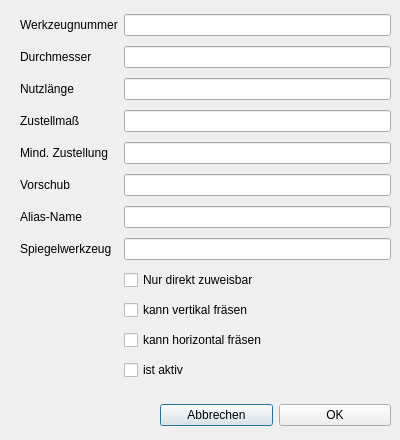
<?xml version="1.0" encoding="UTF-8"?>
<ui version="4.0">
 <class>Dialog_fraeser</class>
 <widget class="QDialog" name="Dialog_fraeser">
  <property name="geometry">
   <rect>
    <x>0</x>
    <y>0</y>
    <width>400</width>
    <height>440</height>
   </rect>
  </property>
  <property name="windowTitle">
   <string>Fraeser</string>
  </property>
  <property name="modal">
   <bool>true</bool>
  </property>
  <widget class="QWidget" name="layoutWidget">
   <property name="geometry">
    <rect>
     <x>160</x>
     <y>400</y>
     <width>231</width>
     <height>31</height>
    </rect>
   </property>
   <layout class="QHBoxLayout" name="horizontalLayout">
    <item>
     <widget class="QPushButton" name="pushButton_abbrechen">
      <property name="text">
       <string>Abbrechen</string>
      </property>
     </widget>
    </item>
    <item>
     <widget class="QPushButton" name="pushButton_ok">
      <property name="text">
       <string>OK</string>
      </property>
     </widget>
    </item>
   </layout>
  </widget>
  <widget class="QWidget" name="layoutWidget">
   <property name="geometry">
    <rect>
     <x>20</x>
     <y>10</y>
     <width>371</width>
     <height>381</height>
    </rect>
   </property>
   <layout class="QGridLayout" name="gridLayout">
    <item row="5" column="0">
     <widget class="QLabel" name="label_vors">
      <property name="text">
       <string>Vorschub</string>
      </property>
     </widget>
    </item>
    <item row="0" column="0">
     <widget class="QLabel" name="label_nr">
      <property name="text">
       <string>Werkzeugnummer</string>
      </property>
     </widget>
    </item>
    <item row="3" column="0">
     <widget class="QLabel" name="label_zustm">
      <property name="text">
       <string>Zustellmaß</string>
      </property>
     </widget>
    </item>
    <item row="7" column="0">
     <widget class="QLabel" name="label_spiegel">
      <property name="text">
       <string>Spiegelwerkzeug</string>
      </property>
     </widget>
    </item>
    <item row="10" column="1">
     <widget class="QCheckBox" name="checkBox_ist_hori">
      <property name="text">
       <string>kann horizontal fräsen</string>
      </property>
     </widget>
    </item>
    <item row="0" column="1">
     <widget class="QLineEdit" name="lineEdit_nr"/>
    </item>
    <item row="4" column="1">
     <widget class="QLineEdit" name="lineEdit_zust_min"/>
    </item>
    <item row="5" column="1">
     <widget class="QLineEdit" name="lineEdit_voers"/>
    </item>
    <item row="7" column="1">
     <widget class="QLineEdit" name="lineEdit_spiegel"/>
    </item>
    <item row="12" column="1">
     <widget class="QCheckBox" name="checkBox_ist_aktiv">
      <property name="text">
       <string>ist aktiv</string>
      </property>
     </widget>
    </item>
    <item row="4" column="0">
     <widget class="QLabel" name="label_zust_min">
      <property name="text">
       <string>Mind. Zustellung</string>
      </property>
     </widget>
    </item>
    <item row="1" column="1">
     <widget class="QLineEdit" name="lineEdit_dm"/>
    </item>
    <item row="8" column="1">
     <widget class="QCheckBox" name="checkBox_nur_direkt_zuweisbar">
      <property name="text">
       <string>Nur direkt zuweisbar</string>
      </property>
     </widget>
    </item>
    <item row="6" column="0">
     <widget class="QLabel" name="label_alias">
      <property name="text">
       <string>Alias-Name</string>
      </property>
     </widget>
    </item>
    <item row="2" column="0">
     <widget class="QLabel" name="label_nutzl">
      <property name="text">
       <string>&lt;html&gt;&lt;head/&gt;&lt;body&gt;&lt;p&gt;Nutzlänge&lt;/p&gt;&lt;/body&gt;&lt;/html&gt;</string>
      </property>
     </widget>
    </item>
    <item row="3" column="1">
     <widget class="QLineEdit" name="lineEdit_zustm"/>
    </item>
    <item row="2" column="1">
     <widget class="QLineEdit" name="lineEdit_nutzl"/>
    </item>
    <item row="6" column="1">
     <widget class="QLineEdit" name="lineEdit_alias">
      <property name="toolTip">
       <string>&lt;html&gt;&lt;head/&gt;&lt;body&gt;&lt;p&gt;Ein Alias-Name ist ein zweiter Name für das selbe Werkzeug. Wird mehr als ein Alias-Name benötigt, so kann das Werkzeug dupliziert werden und dem Duplikat ein anderer Alias-Name zugewiesen werden.&lt;/p&gt;&lt;/body&gt;&lt;/html&gt;</string>
      </property>
     </widget>
    </item>
    <item row="1" column="0">
     <widget class="QLabel" name="label_dm">
      <property name="text">
       <string>Durchmesser</string>
      </property>
     </widget>
    </item>
    <item row="9" column="1">
     <widget class="QCheckBox" name="checkBox_ist_veti">
      <property name="text">
       <string>kann vertikal fräsen</string>
      </property>
     </widget>
    </item>
   </layout>
  </widget>
 </widget>
 <tabstops>
  <tabstop>lineEdit_nr</tabstop>
  <tabstop>lineEdit_dm</tabstop>
  <tabstop>lineEdit_nutzl</tabstop>
  <tabstop>lineEdit_zustm</tabstop>
  <tabstop>lineEdit_zust_min</tabstop>
  <tabstop>lineEdit_voers</tabstop>
  <tabstop>lineEdit_alias</tabstop>
  <tabstop>lineEdit_spiegel</tabstop>
  <tabstop>checkBox_nur_direkt_zuweisbar</tabstop>
  <tabstop>checkBox_ist_veti</tabstop>
  <tabstop>checkBox_ist_hori</tabstop>
  <tabstop>checkBox_ist_aktiv</tabstop>
  <tabstop>pushButton_ok</tabstop>
  <tabstop>pushButton_abbrechen</tabstop>
 </tabstops>
 <resources/>
 <connections/>
</ui>
